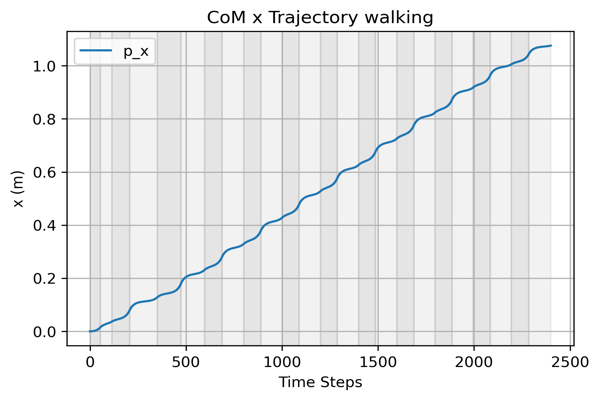
#> input picture centroidal_dyn-main/plots/CoM x Trajectory walking.png, 600 x 400 px, found by its file name
$ python 'from PIL import Image.py'
#> lines starting #> are read from the running program, lines starting #| are printed output that depends on the picture
from PIL import Image

# Open the images
img1 = Image.open("C:/Users/giuse/OneDrive/Desktop/GITHUB PROJECTS/AMR-FP1/centroidal_dyn-main/plots/CoM x Trajectory walking.png")
#> img1 is the input picture: PIL image 600x400 RGBA; mean R, G, B, A 235.2, 235.6, 236, 255
img2 = Image.open("C:/Users/giuse/OneDrive/Desktop/GITHUB PROJECTS/AMR-FP1/centroidal_dyn-main/plots/CoM y Trajectory walking.png")
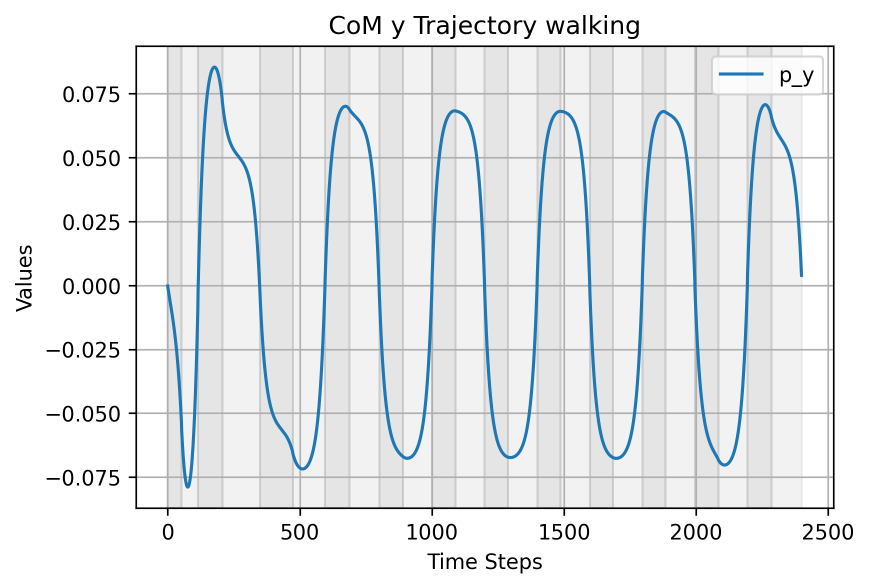
#> input picture centroidal_dyn-main/plots/CoM y Trajectory walking.png, 1739 x 1176 px, found by its file name (shown at 1/2 size)
#> img2 is the input picture: PIL image 1739x1176 RGBA; mean R, G, B, A 231.1, 233.5, 235.2, 255
img3 = Image.open("C:/Users/giuse/OneDrive/Desktop/GITHUB PROJECTS/AMR-FP1/centroidal_dyn-main/plots/CoM z Trajectory walking.png")
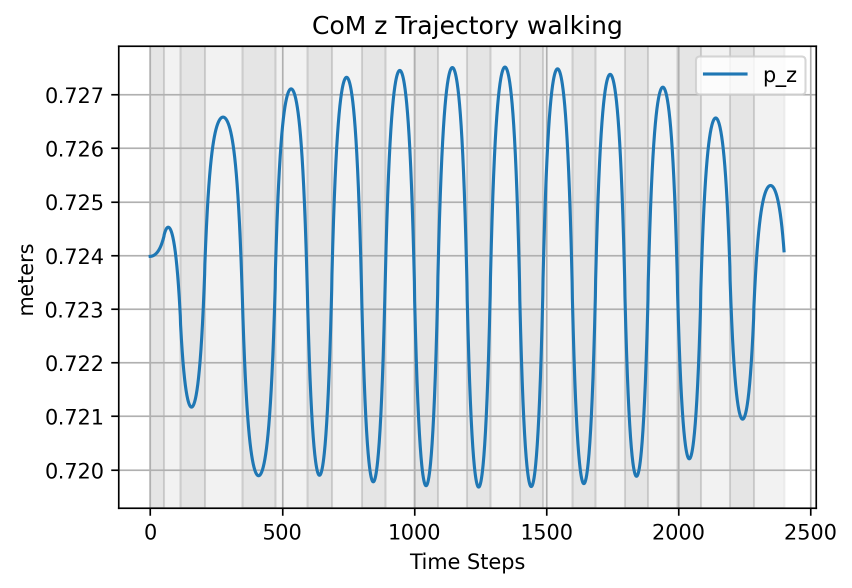
#> input picture centroidal_dyn-main/plots/CoM z Trajectory walking.png, 1704 x 1176 px, found by its file name (shown at 1/2 size)
#> img3 is the input picture: PIL image 1704x1176 RGBA; mean R, G, B, A 225.8, 230.4, 233.6, 255

# Resize all to the same width and height
width, height = 600, 400  # Adjust as needed
img1 = img1.resize((width, height))
img2 = img2.resize((width, height))
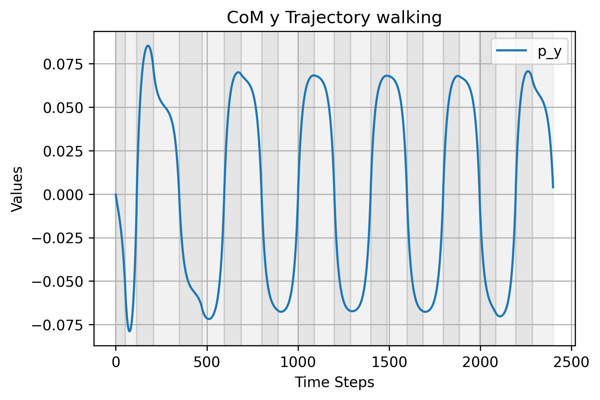
#> img2: PIL image 600x400 RGBA; mean R, G, B, A 230.9, 233.4, 235, 255
img3 = img3.resize((width, height))
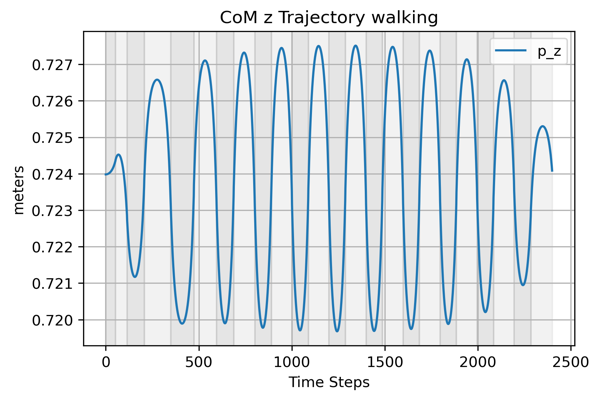
#> img3: PIL image 600x400 RGBA; mean R, G, B, A 225.6, 230.2, 233.4, 255

# Save the adjusted images
img1.save("C:/Users/giuse/OneDrive/Desktop/GITHUB PROJECTS/AMR-FP1/centroidal_dyn-main/plots/CoM x Trajectory walking.png")
img2.save("C:/Users/giuse/OneDrive/Desktop/GITHUB PROJECTS/AMR-FP1/centroidal_dyn-main/plots/CoM y Trajectory walking.png")
img3.save("C:/Users/giuse/OneDrive/Desktop/GITHUB PROJECTS/AMR-FP1/centroidal_dyn-main/plots/CoM z Trajectory walking.png")
